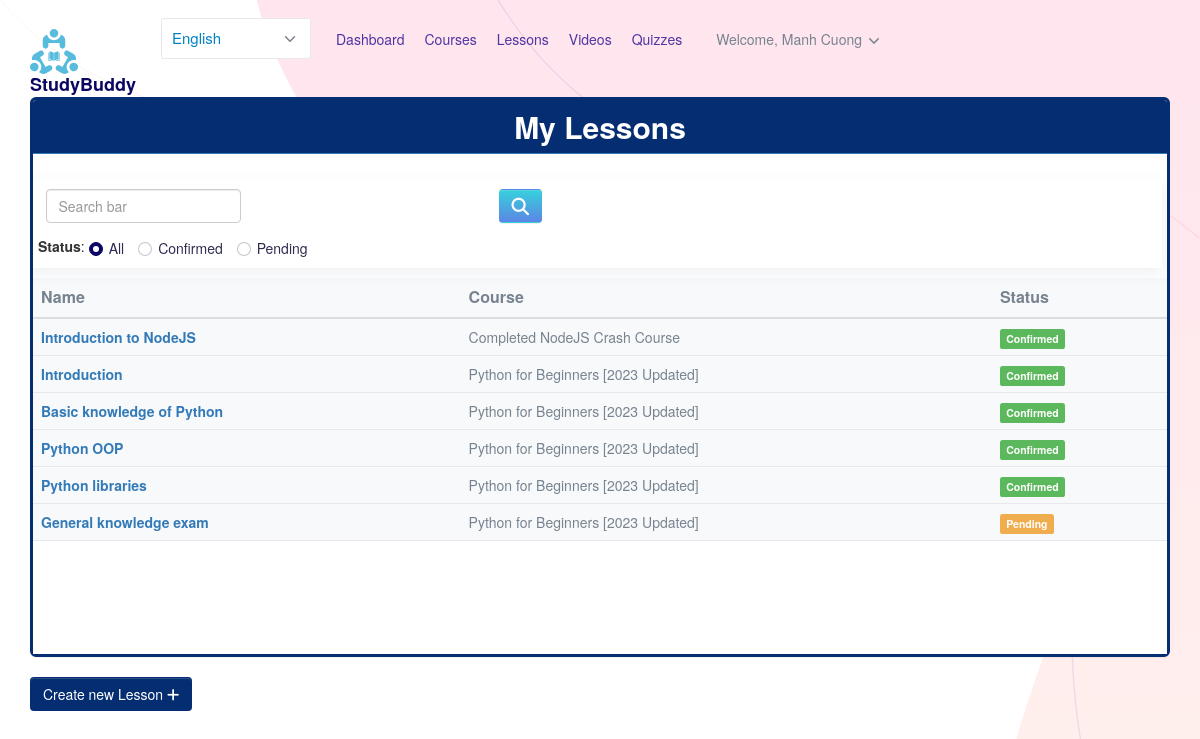
The page /instructor-lesson (signed in) on the database its author committed.
### app/models.py (models this page shows, shortened)
class Lesson(models.Model):
    course = models.ForeignKey(Course, on_delete=models.CASCADE)
    name = models.CharField(max_length=200)
    status = models.BooleanField(default=False)

class Course(models.Model):
    STATUS = (
        ('PUBLISH','PUBLISH'),
        ('DRAFT', 'DRAFT'),
    )
    COURSE_TYPE = (
        ('FREE', 'FREE'),
        ('PAID', 'PAID'),
    )
    featured_image = models.FileField(upload_to="Media/featured_img",null=True)
    featured_video = models.CharField(max_length=300,null=True)
    title = models.CharField(max_length=500)
    course_type = models.CharField(choices=COURSE_TYPE,max_length=4, default='FREE')
    created_at = models.DateField(auto_now_add=True)
    user = models.ForeignKey(User,on_delete=models.CASCADE, null=True)
    category = models.ForeignKey(Categories,on_delete=models.CASCADE)
    level = models.ForeignKey(Level, on_delete=models.CASCADE,null=True)
    description = models.TextField()
    price = models.IntegerField(null=True,default=0)
    discount = models.IntegerField(null=True)
    language = models.ForeignKey(Language,on_delete=models.CASCADE,null=True)
    deadline = models.CharField(max_length=100,null=True)
    slug = models.SlugField(default='', max_length=500, null=True, blank=True)
    status = models.CharField(choices=STATUS,max_length=100,null=True)
    has_certificate = models.BooleanField(default=True)
    def __str__(self):
        return self.title

### app/views.py (the view)
# urls.py: *candy.path('instructor-lesson', app_views.INSTRUCTOR_LESSON, name='instructor-lesson'),
@login_required
def INSTRUCTOR_LESSON(request):
    courses = Course.objects.all().filter(user=request.user)
    lessons = []
    for course in courses:
        lesson = Lesson.objects.all().filter(course=course)
        lessons.append(lesson)
    context = {
        'lessons': lessons
    }
    return candy.render(request, 'app/instructor/lesson.html', context=context)

### app/candy.py (called while the page is built)
def detectLanguage(request):
    languageDetected = supported_languages[0]
    pagePath = request.path
    if pagePath[-1] == '/': pagePath=pagePath[:-1]
    pagePath = pagePath.split('?')[0]
    pagePath = pagePath.split('#')[0]
    lastPath = pagePath.split('/')[-1]
    if lastPath in supported_languages[1:]:
        languageDetected = lastPath
    return languageDetected

def langRef(path_ref):
    last=path_ref.split('/')[-1]
    if last in supported_languages:
        path_ref=path_ref[:-len(last)-1]
    result='<link rel="alternate" hreflang="en" href="'+addLinks(path_ref,'')+'" />\n'
    result+='<link rel="alternate" hreflang="vi" href="'+addLinks(path_ref,'vi')+'" />\n'
    result+='<link rel="alternate" hreflang="x-default" href="'+addLinks(path_ref,'')+'" />\n'
    return result

def translatedLinks(lang):
    names=[]
    for i in get_resolver().url_patterns:
        if hasattr(i, 'name'):
            if i.name:
                names.append(i.name)
    result = {}
    if lang == supported_languages[0]:
        for i in names:
            if i[-3:] not in ['_vi'] and names.count(i+'_vi'):
                result.update({i:i})
        return result
    for i in names:
        if names.count(i+'_'+lang):
            result.update({i:i+'_'+lang})
    return result

def languageMenu(request, lang):
    path = request.path
    remainder = request.get_full_path()[len(path):]
    selected = [' ', ' ']
    selected[supported_languages.index(lang)]=' selected '
    if supported_languages.index(lang):
        path=path[:-3]
    result = '<select id="languageMenu" class="form-select form-select-sm" aria-label=".form-select-sm example" style="width:150px; " onchange="window.location = this.value;">'
    if path == '/': path = ''
    if path =='':
        result += '<option'+selected[0]+'value="/'+remainder+'">English</option>'
    else:
        result += '<option'+selected[0]+'value="' + path + remainder +'">English</option>'
    result += '<option'+selected[1]+'value="' + path +'/vi'+remainder+'">Tiếng Việt</option>'
    result += '</select>'
    return result

def addLinks(*args):
    result=''
    for i in args:
        if result and result[-1]=='/':result=result[:-1]
        if i and i[-1]=='/':i=i[:-1]
        if i and i[0]=='/':i=i[1:]
        if result and i: result+='/'
        result+=i
    return result

### app/templates/app/instructor/lesson.html (shortened to what this page needs)
{% extends 'app/instructor_base.html' %}
{% block content %}
<body>
    <head>
      <link href="//netdna.bootstrapcdn.com/bootstrap/3.0.0/css/bootstrap.min.css" rel="stylesheet" id="bootstrap-css">
    </head>
    <div class="container col-sm">
      <div class="panel panel-primary" style="border-width: 3px; border-radius: 6px; border-color: #052d71;">
        <div class="panel-heading" style="background: linear-gradient( #052d71  , #052d71 );">
          <h6 class="panel-title" style="text-align: center ;font-weight: bold; font-size: 30px; color: #ffffff;">My Lessons</h6>
        </div>
        <div class="scroll" style="background-color: #ffffff; width: 100%; height: 500px; overflow-x: hidden; overflow-y: auto;">
        <div class="card card-body p-4 mt-7 shadow-dark" style="float: right; margin: 10px 5px;">
          <form class="w-100 form-inline" method="get" action="{% url 'instructor_search_lesson'%}">
            <div class="form-group mx-sm-3 mb-2"  style="width: 40%; float: left;">
              <input type="text" class="form-control" id="search" placeholder="Search bar" name="query">
            </div>
            <button type="submit" class="btn btn-primary mb-2" style="background: linear-gradient( #36d1dc   , #5b86e5 );"></button>
            <br>
            <div class="filter-data">
              <span><b>Status</b>:</span>
              <label class="radio-inline">
                <input class="form-check-input" type="radio" name="status" id="status" value="All" checked>All
              </label>
              <label class="radio-inline">
                <input  class="form-check-input" type="radio" name="status" id="status" value="Confirmed">Confirmed
              </label>
              <label class="radio-inline">
                <input class="form-check-input" type="radio" name="status" id="status" value="Pending" >Pending
              </label>
            </div>
          </form>
      </div>
        <table class="table table-hover" id="dev-table">
          <thead>
            <tr style="font-weight: bold; font-size: 16px;">
              <th>Name</th>
              <th>Course</th>
              <th>Status</th>
            </tr>
          </thead>
          {% for a in lessons %}
            {% for b in a %}
              <tr>
                <td><a href="b.get_absolute_url"><b>{{b.name}}</b></a></td>
                <td>{{b.course}}</td>
                {%if b.status == True%}
                <td><span class="label label-success">Confirmed</span></td>
                {% else %}
                <td><span class="label label-warning">Pending</span></td>
                {% endif %}
                </tr>
            {% endfor %}
          {% endfor %}
        </table>
      </div>
      </div>
      <a href="{% url 'create_lesson_form' %}" class="btn btn-primary" style="background-color: #052d71;">Create new Lesson <i class="fa-solid fa-plus"></i></a>
      </div>
  </body>
{% endblock %}

### app/templates/app/components/instructor_site_header.html (shortened to what this page needs)
{% load static %}
<header class="navbar navbar-expand-xl navbar-light" >
        <div class="container">
            <a class="navbar-brand" href="{% url 'home' %}">
                <img src="{% static 'assets/img/logo.svg' %}" class="navbar-brand-img" alt="...">
                StudyBuddy
            </a>
            {{languageMenu|safe}}
            <div class="collapse navbar-collapse z-index-lg" id="navbarCollapse">
                <ul class="navbar-nav ms-auto">
                    <li class="nav-item dropdown dropdown-full-width ">
                        <a href="{% url 'instructor-dashboard' %}" class="nav-link px-xl-4 text-gigas"><span>Dashboard</span></a>
                    </li>
                    <li class="nav-item dropdown dropdown-full-width">
                        <a href="{% url 'instructor-course' %}" class="nav-link px-xl-4 text-gigas"><span>Courses</span></a>
                    </li>
                    <li class="nav-item dropdown dropdown-full-width">
                        <a href="{% url 'instructor-lesson' %}" class="nav-link px-xl-4 text-gigas"><span>Lessons</span></a>
                    </li>
                    <li class="nav-item dropdown dropdown-full-width">
                        <a href="{% url 'instructor-video' %}" class="nav-link px-xl-4 text-gigas"><span>Videos</span></a>
                    </li>
                    <li class="nav-item dropdown dropdown-full-width">
                        <a href="{% url 'instructor-quiz' %}" class="nav-link px-xl-4 text-gigas"><span>Quizzes</span></a>
                    </li>
                    <li class="nav-item dropdown border-0 px-1 px-md-3">
                        <a class="nav-link dropdown-toggle" id="user" data-bs-toggle="dropdown" href="#" aria-haspopup="true" aria-expanded="false">
                           <span>{{header_welcome}}</span>, {{user.username}}
                       </a>
                   </li>
                </ul>
            </div>
        </div>
</header>

### static/assets/css/trans.css (style rules this page uses)
#languageMenu { font-size: 15px; background-color: rgb(255, 255, 255); color: rgb(0, 131, 197); }

### app/templates/app/instructor/lesson.html (style rules this page uses)
div.scroll { background-color: #ffffff; width: 100%; height: 500px; overflow-x: hidden; overflow-y: auto; }
.filter-data { margin-top: 8px; }

### rows shown on the page
Lesson: name "Introduction to NodeJS", course "Completed NodeJS Crash Course", status "Confirmed"
Lesson: name "Introduction", course "Python for Beginners [2023 Updated]", status "Confirmed"
Lesson: name "Basic knowledge of Python", course "Python for Beginners [2023 Updated]", status "Confirmed"
Lesson: name "Python OOP", course "Python for Beginners [2023 Updated]", status "Confirmed"
Lesson: name "Python libraries", course "Python for Beginners [2023 Updated]", status "Confirmed"
Lesson: name "General knowledge exam", course "Python for Beginners [2023 Updated]", status "Pending"

### other values the page prints
{{ header_welcome }} "Welcome"
{{ user.username }} "Manh Cuong"
